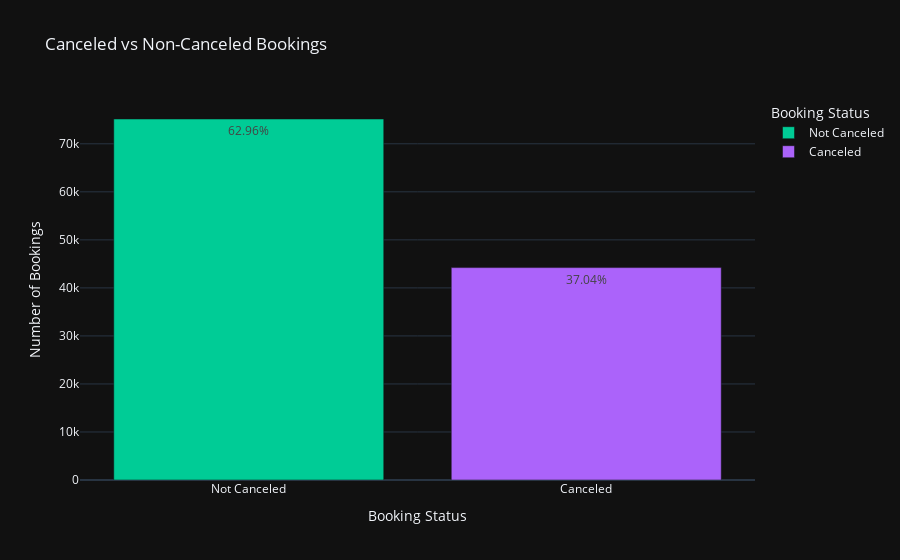

Notebook source saved alongside this figure:
### Code cell
# Create bar chart showing the Canceled vs Non-canceled bookings in a pretty way and interactive
# Create a bar chart showing the canceled vs non-canceled bookings
fig = px.bar(
    df_isCanceled,
    x='is_canceled',
    y='count',
    text='percentage',
    title='Canceled vs Non-Canceled Bookings',
    labels={'is_canceled': 'Booking Status', 'count': 'Number of Bookings', 'percentage': 'Percentage of Bookings'},
    color='is_canceled',
    color_discrete_map={0: 'green', 1: 'red'},
    template="plotly_dark"  # Add this line for dark mode
)
fig.show()

### Figure 1 — Plotly figure (JSON) as saved in the notebook; plotly's stock layout.template omitted (floating-point values rounded to 4 significant figures)
{"data": [{"alignmentgroup": "True", "hovertemplate": "Booking Status=%{x}<br>Number of Bookings=%{y}<br>Percentage of Bookings=%{text}<extra></extra>", "legendgroup": "Not Canceled", "marker": {"color": "#00cc96", "pattern": {"shape": ""}}, "name": "Not Canceled", "offsetgroup": "Not Canceled", "orientation": "v", "showlegend": true, "text": ["62.96%"], "textposition": "auto", "type": "bar", "x": ["Not Canceled"], "xaxis": "x", "y": [75166], "yaxis": "y"}, {"alignmentgroup": "True", "hovertemplate": "Booking Status=%{x}<br>Number of Bookings=%{y}<br>Percentage of Bookings=%{text}<extra></extra>", "legendgroup": "Canceled", "marker": {"color": "#ab63fa", "pattern": {"shape": ""}}, "name": "Canceled", "offsetgroup": "Canceled", "orientation": "v", "showlegend": true, "text": ["37.04%"], "textposition": "auto", "type": "bar", "x": ["Canceled"], "xaxis": "x", "y": [44224], "yaxis": "y"}], "layout": {"barmode": "relative", "legend": {"title": {"text": "Booking Status"}, "tracegroupgap": 0}, "title": {"text": "Canceled vs Non-Canceled Bookings"}, "xaxis": {"anchor": "y", "categoryarray": ["Not Canceled", "Canceled"], "categoryorder": "array", "domain": [0, 1], "title": {"text": "Booking Status"}}, "yaxis": {"anchor": "x", "domain": [0, 1], "title": {"text": "Number of Bookings"}}}}
